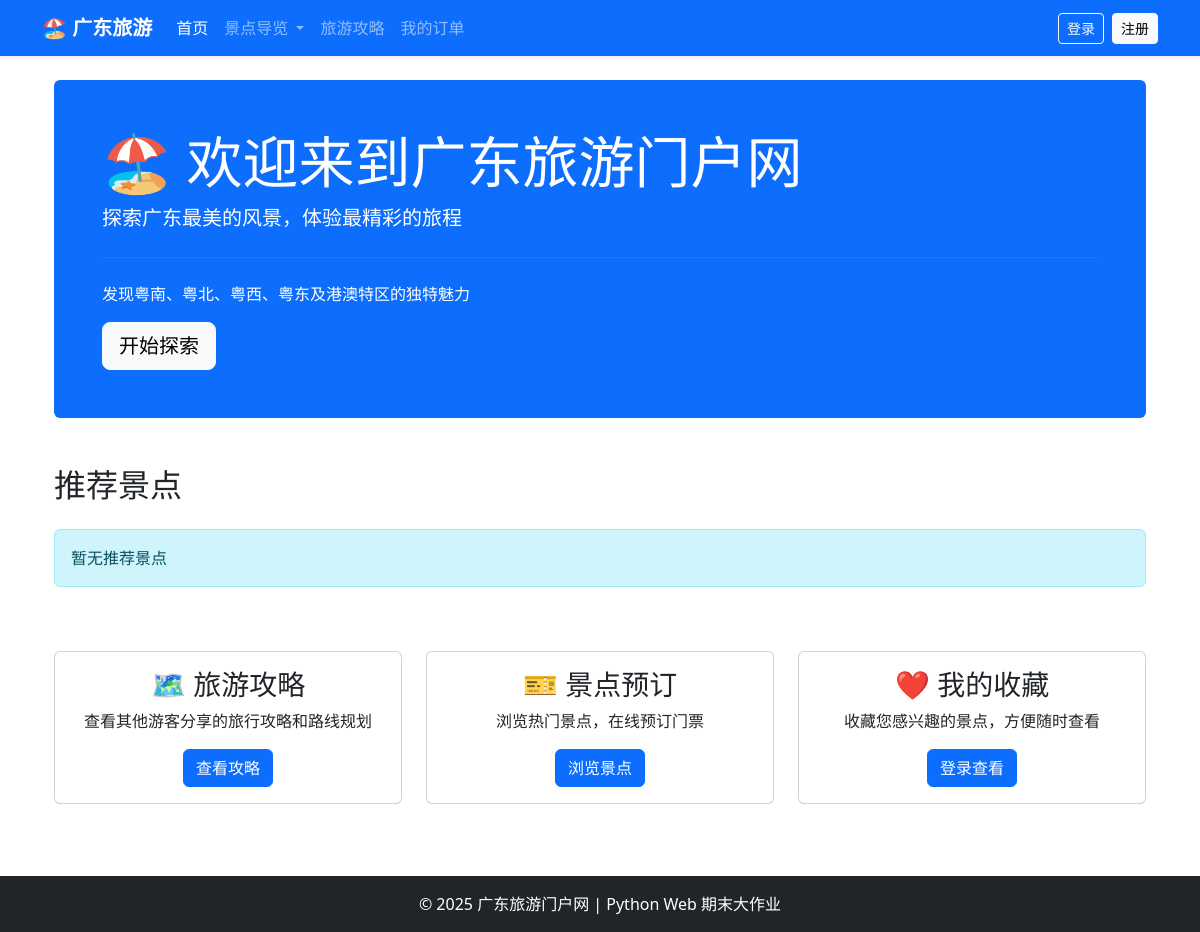
The app's page /, older data.
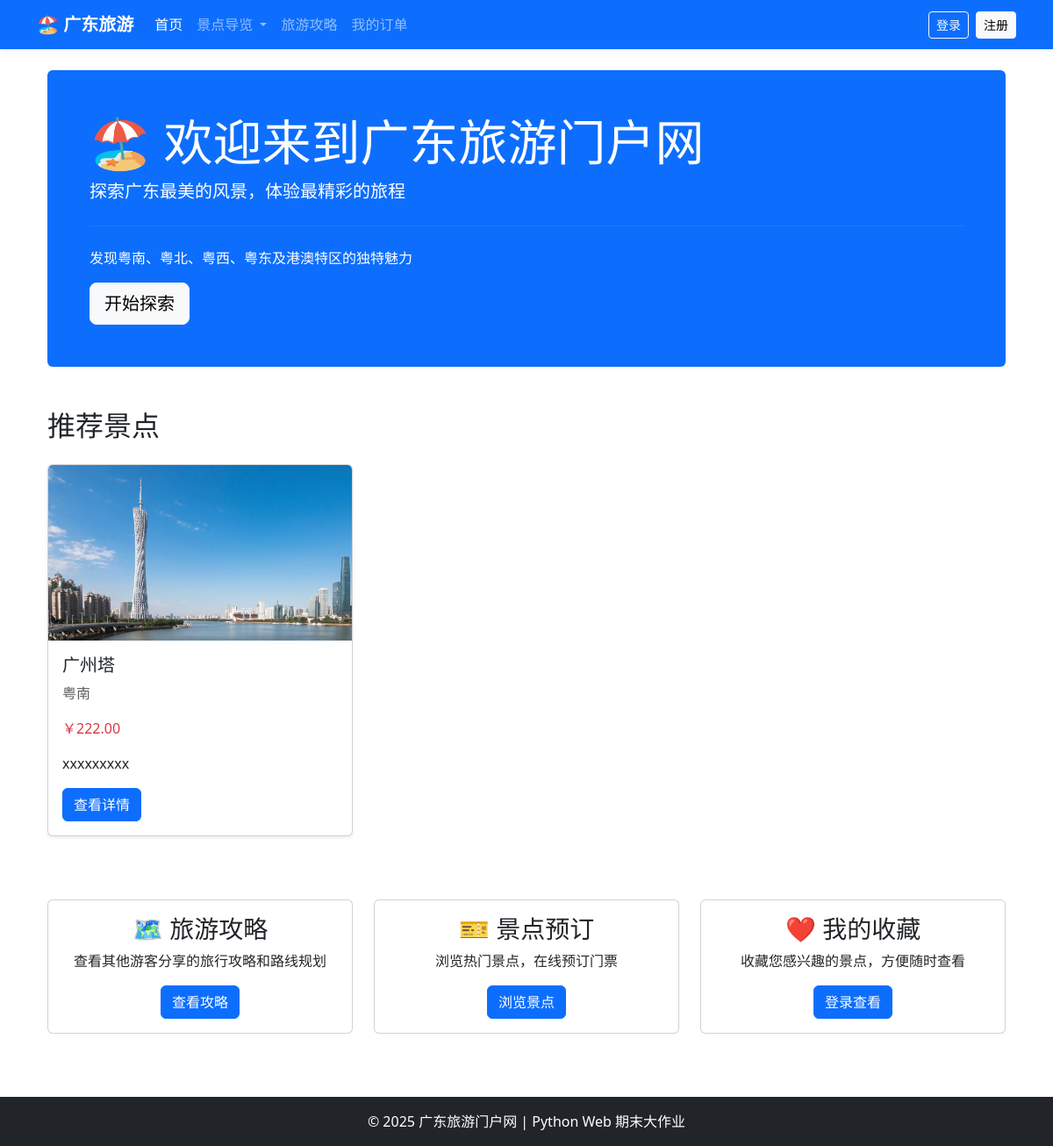
The same page, newer data.
### attractionsApp/models.py (models this page shows, shortened)
class Attraction(models.Model):
    REGION_CHOICES = (
        ('yue_bei', '粤北'),
        ('yue_xi', '粤西'),
        ('yue_nan', '粤南'),
        ('yue_dong', '粤东'),
        ('gang_ao', '港澳'),
    )
    CITY_CHOICES = (
        ('guangzhou', '广州'),
        ('shenzhen', '深圳'),
        ('foshan', '佛山'),
        ('dongguan', '东莞'),
        ('zhuhai', '珠海'),
        ('zhongshan', '中山'),
        ('jiangmen', '江门'),
        ('huizhou', '惠州'),
        ('zhaoqing', '肇庆'),
        ('shantou', '汕头'),
        ('chaozhou', '潮州'),
        ('other', '其他'),
    )
    TYPE_CHOICES = (
        ('natural', '自然'),
        ('cultural', '人文'),
        ('mixed', '综合'),
    )
    name = models.CharField(max_length=100, verbose_name="景点名称")
    region = models.CharField(max_length=20, choices=REGION_CHOICES, verbose_name="所属区域")
    city = models.CharField(max_length=20, choices=CITY_CHOICES, verbose_name="所属城市", default='guangzhou')
    attraction_type = models.CharField(max_length=20, choices=TYPE_CHOICES, verbose_name="景点类型", default='mixed')
    description = models.TextField(verbose_name="景点介绍")
    price = models.DecimalField(max_digits=7, decimal_places=2, verbose_name="门票价格")
    image = models.ImageField(upload_to='attractions/', verbose_name="封面图")
    opening_hours = models.CharField(max_length=200, verbose_name="开放时间", default="09:00-18:00")
    map_image = models.ImageField(upload_to='attractions/maps/', verbose_name="地图位置图", null=True, blank=True)
    view_count = models.PositiveIntegerField(default=0, verbose_name="浏览量")
    like_count = models.PositiveIntegerField(default=0, verbose_name="点赞数")
    created_at = models.DateTimeField(auto_now_add=True, verbose_name="创建时间")
    updated_at = models.DateTimeField(auto_now=True, verbose_name="更新时间")
    class Meta:
        ordering = ['-created_at']
        verbose_name = "景点"
        verbose_name_plural = "景点"

### homeApp/views.py (the view)
# urls.py: 2. Add a URL to urlpatterns:  path('', views.home, name='home')
def home(request):
    from attractionsApp.models import Attraction
    featured_attractions = Attraction.objects.all()[:6]
    return render(request, 'home/index.html', {'featured_attractions': featured_attractions})

### templates/home/index.html (shortened to what this page needs)
{% extends 'base.html' %}
{% block content %}
<div class="container mt-4">
    <div class="jumbotron bg-primary text-white rounded p-5 mb-5">
        <h1 class="display-4">🏖️ 欢迎来到广东旅游门户网</h1>
        <p class="lead">探索广东最美的风景，体验最精彩的旅程</p>
        <hr class="my-4" style="border-color: rgba(255,255,255,0.3);">
        <p>发现粤南、粤北、粤西、粤东及港澳特区的独特魅力</p>
        <a class="btn btn-light btn-lg" href="{% url 'attractionsApp:attraction_list' %}" role="button">开始探索</a>
    </div>
    <h2 class="mb-4">推荐景点</h2>
    <div class="row">
        {% for attraction in featured_attractions %}
        <div class="col-md-4 mb-4">
            <div class="card h-100 shadow-sm">
                {% if attraction.image %}
                    <img src="{{ attraction.image.url }}" class="card-img-top" alt="{{ attraction.name }}" style="height: 200px; object-fit: cover;">
                {% else %}
                    <div class="text-center p-5 bg-light">暂无图片</div>
                {% endif %}
                <div class="card-body">
                    <h5 class="card-title">{{ attraction.name }}</h5>
                    <p class="text-muted">{{ attraction.get_region_display }}</p>
                    <p class="card-text text-danger">￥{{ attraction.price }}</p>
                    <p class="card-text">{{ attraction.description|truncatechars:50 }}</p>
                    <a href="{% url 'attractionsApp:attraction_detail' attraction.id %}" class="btn btn-primary">查看详情</a>
                </div>
            </div>
        </div>
        {% empty %}
        <div class="col-12">
            <div class="alert alert-info">暂无推荐景点</div>
        </div>
        {% endfor %}
    </div>
    <div class="row mt-5">
        <div class="col-md-4 mb-4">
            <div class="card text-center h-100">
                <div class="card-body">
                    <h3 class="card-title">🗺️ 旅游攻略</h3>
                    <p class="card-text">查看其他游客分享的旅行攻略和路线规划</p>
                    <a href="{% url 'tripPlanApp:trip_plan_list' %}" class="btn btn-primary">查看攻略</a>
                </div>
            </div>
        </div>
        <div class="col-md-4 mb-4">
            <div class="card text-center h-100">
                <div class="card-body">
                    <h3 class="card-title">🎫 景点预订</h3>
                    <p class="card-text">浏览热门景点，在线预订门票</p>
                    <a href="{% url 'attractionsApp:attraction_list' %}" class="btn btn-primary">浏览景点</a>
                </div>
            </div>
        </div>
        <div class="col-md-4 mb-4">
            <div class="card text-center h-100">
                <div class="card-body">
                    <h3 class="card-title">❤️ 我的收藏</h3>
                    <p class="card-text">收藏您感兴趣的景点，方便随时查看</p>
                    {% if user.is_authenticated %}
                        <a href="{% url 'favoritesApp:my_favorites' %}" class="btn btn-primary">我的收藏</a>
                    {% else %}
                        <a href="{% url 'login' %}" class="btn btn-primary">登录查看</a>
                    {% endif %}
                </div>
            </div>
        </div>
    </div>
</div>
{% endblock %}

Row changes from the older to the newer data that the page shows:
added Attraction: image (picture), name "广州塔", region "粤南", price "222.00", description "xxxxxxxxx"
Text that changed along with them:
text no longer shown: "暂无推荐景点"
